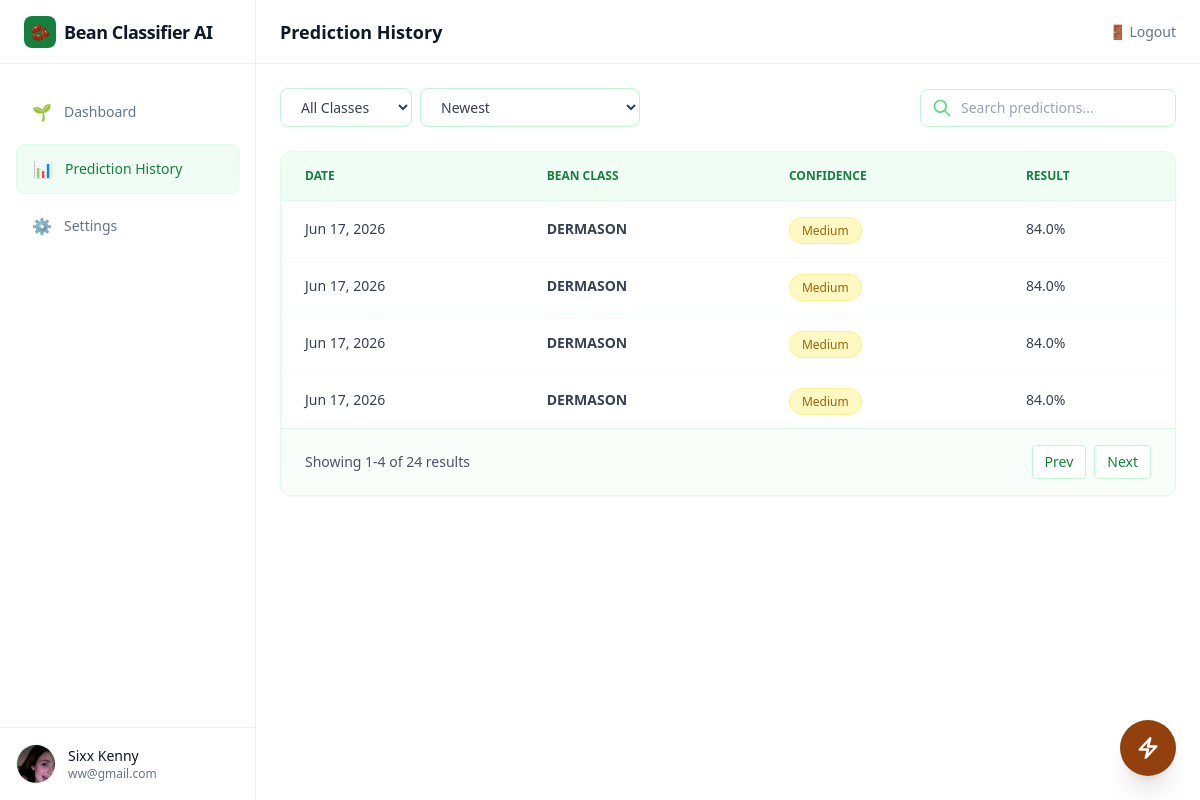
The app's page /history (signed in), older data.
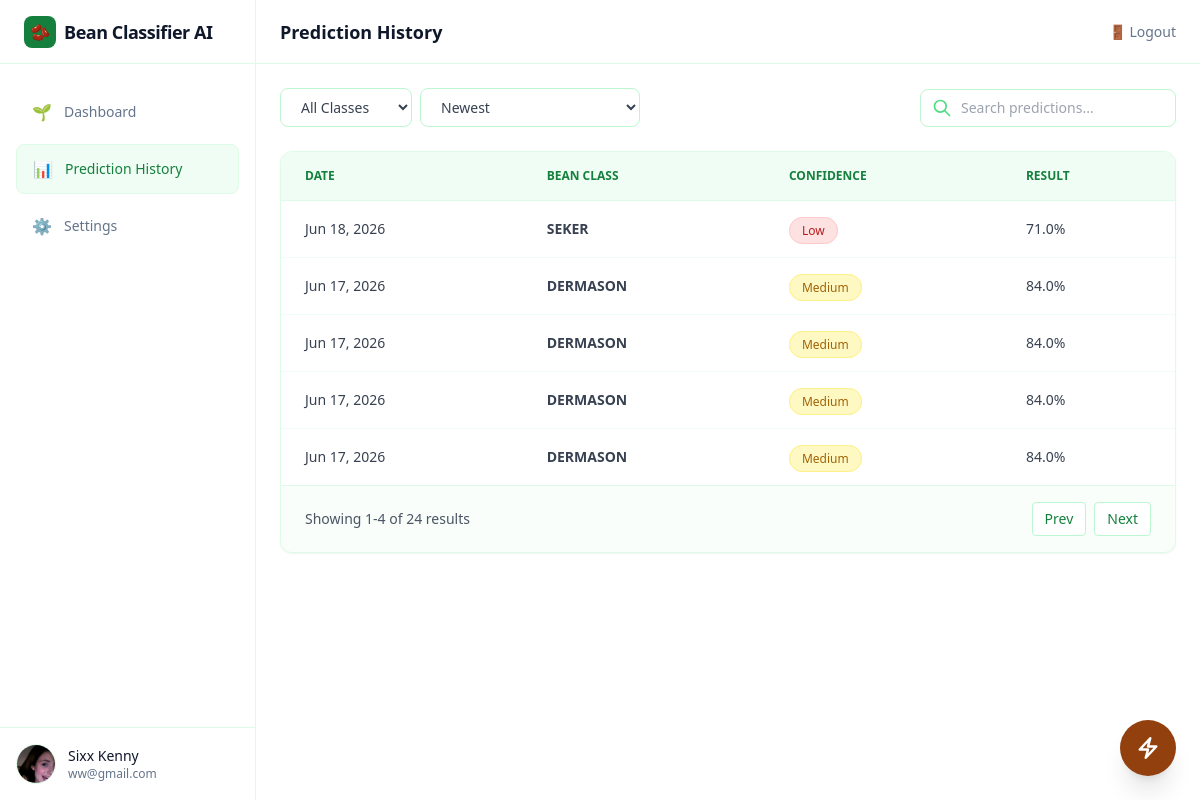
The same page, newer data.
### models/user.py (models this page shows, shortened)
class User(db.Model):
    id = db.Column(
        db.Integer,
        primary_key=True
    )
    name = db.Column(
        db.String(100),
        nullable=False
    )
    username = db.Column(
        db.String(25),
        unique=True,
        nullable=False
    )
    email = db.Column(
        db.String(120),
        unique=True,
        nullable=False
    )
    password_hash = db.Column(
        db.String(255),
        nullable=False
    )
    avatar = db.Column(
        db.String(255),
        nullable=True
    )

### models/prediction.py (models this page shows)
class Prediction(db.Model):
    id = db.Column(
        db.Integer,
        primary_key=True
    )
    user_id = db.Column(
        db.Integer,
        db.ForeignKey("user.id"),
        nullable=True
    )
    prediction = db.Column(
        db.String(50)
    )
    confidence = db.Column(
        db.Float
    )
    input_data = db.Column(
        db.Text
    )
    created_at = db.Column(
        db.DateTime,
        default=datetime.utcnow
    )

### routes/main.py (the view)
@main.route("/history")
def history():
    if session.get("guest"):
        return redirect(url_for("main.dashboard"))
    if "username" not in session:
        return redirect(url_for("auth.login_page"))
    user = User.query.filter_by(
        username=session["username"]
    ).first()
    predictions = Prediction.query.filter_by(
        user_id=user.id
    ).order_by(
        Prediction.created_at.desc()
    ).all()
    return render_template(
        "main/history.html",
        user=user,
        predictions=predictions
    )

### app.py (called while the page is built)
@app.after_request
def add_header(response):
    response.headers["Cache-Control"] = "no-store, no-cache, must-revalidate, max-age=0"
    response.headers["Pragma"] = "no-cache"
    response.headers["Expires"] = "0"
    return response

### templates/main/history.html (shortened to what this page needs)
{% extends "main/base.html" %}
{% block page_title %}
Prediction History
{% endblock %}
{% block content %}
<main>
    <div class="p-6 space-y-6">
        <div class="flex flex-col sm:flex-row gap-4 justify-between items-start sm:items-center">
            <div class="flex gap-2 flex-wrap">
                <select id="classFilter"
                    onchange="filterTable()"
                    class="px-4 py-2 bg-white border border-green-200 rounded-lg text-sm text-gray-700 focus:outline-none focus:ring-2 focus:ring-green-500">
                    <option value="ALL">All Classes</option>
                </select>
                <select id="sortFilter"
                    onchange="filterTable()"
                    class="px-4 py-2 bg-white border border-green-200 rounded-lg text-sm text-gray-700 focus:outline-none focus:ring-2 focus:ring-green-500">
                    <option value="newest">Newest</option>
                </select>
            </div>
            <div class="relative">
                <svg xmlns="http://www.w3.org/2000/svg"
                     class="h-5 w-5 text-green-400 absolute left-3 top-1/2 -translate-y-1/2"
                     fill="none" viewBox="0 0 24 24" stroke="currentColor">
                    <path stroke-linecap="round" stroke-linejoin="round" stroke-width="2"
                          d="M21 21l-6-6m2-5a7 7 0 11-14 0 7 7 0 0114 0z" />
                </svg>
                <input id="searchInput" type="text" placeholder="Search predictions..."
                    class="pl-10 pr-4 py-2 bg-white border border-green-200 rounded-lg text-gray-700 placeholder-gray-400 focus:outline-none focus:ring-2 focus:ring-green-500 text-sm w-full sm:w-64">
            </div>
        </div>
        <div class="bg-white rounded-xl border border-green-100 shadow-sm overflow-hidden">
            <div class="overflow-x-auto">
                <table class="w-full">
                    <thead class="bg-green-50">
                        <tr class="border-b border-green-100">
                            <th class="text-left text-xs font-semibold text-green-700 uppercase px-6 py-4">
                                Date
                            </th>
                            <th class="text-left text-xs font-semibold text-green-700 uppercase px-6 py-4">
                                Bean Class
                            </th>
                            <th class="text-left text-xs font-semibold text-green-700 uppercase px-6 py-4">
                                Confidence
                            </th>
                            <th class="text-left text-xs font-semibold text-green-700 uppercase px-6 py-4">
                                Result
                            </th>
                        </tr>
                    </thead>
                    <tbody class="divide-y divide-green-50">
                        {% for p in predictions %}
                        <tr
                            class="hover:bg-green-50 transition"
                            data-class="{{ p.prediction }}"
                            data-confidence="{{ p.confidence }}"
                            data-date="{{ p.created_at.timestamp() }}">
                            <td class="px-6 py-4 text-sm text-gray-700">
                                {{ p.created_at.strftime('%b %d, %Y') }}
                            </td>
                            <td class="px-6 py-4 text-sm text-gray-700 font-semibold">
                                {{ p.prediction }}
                            </td>
                            <td class="px-6 py-4">
                                {% if p.confidence >= 90 %}
                                    <span class="px-3 py-1 text-xs rounded-full bg-green-100 text-green-700 border border-green-200">
                                        High
                                    </span>
                                {% elif p.confidence >= 75 %}
                                    <span class="px-3 py-1 text-xs rounded-full bg-yellow-100 text-yellow-700 border border-yellow-200">
                                        Medium
                                    </span>
                                {% else %}
                                    <span class="px-3 py-1 text-xs rounded-full bg-red-100 text-red-700 border border-red-200">
                                        Low
                                    </span>
                                {% endif %}
                            </td>
                            <td class="px-6 py-4 text-sm text-gray-700">
                                {{ p.confidence }}%
                            </td>
                        </tr>
                        {% else %}
                        <tr>
                            <td colspan="4" class="px-6 py-10 text-center text-sm text-gray-500">
                                No predictions found yet.
                            </td>
                        </tr>
                        {% endfor %}
                    </tbody>
                </table>
            </div>
            <div class="flex items-center justify-between px-6 py-4 border-t border-green-100 bg-green-50/40">
                <p class="text-sm text-gray-600">
                    Showing 1-4 of 24 results
                </p>
                <div class="flex gap-2">
                    <button class="px-3 py-1.5 text-sm text-green-700 bg-white border border-green-200 rounded hover:bg-green-50">
                        Prev
                    </button>
                    <button class="px-3 py-1.5 text-sm text-green-700 bg-white border border-green-200 rounded hover:bg-green-50">
                        Next
                    </button>
                </div>
            </div>
        </div>
    </div>
</main>
{% endblock %}

### templates/main/base.html (shortened to what this page needs)
<!DOCTYPE html>
<html lang="en">
<head>
    <script src="https://cdn.tailwindcss.com"></script>
    <link rel="stylesheet" href="{{ url_for('static', filename='css/components/scrollbar.css') }}">
    <link rel="stylesheet" href="{{ url_for('static', filename='css/components/fonts.css') }}">
</head>
<body class="bg-white text-slate-700 antialiased selection:bg-green-500 selection:text-white">
    <aside class="fixed left-0 top-0 h-full w-64 bg-white border-r border-green-100 hidden lg:flex flex-col z-40">
        <a href="javascript:location.reload()" class="h-16 flex items-center px-6 border-b border-green-100 hover:bg-green-50 transition">
            <div class="flex items-center gap-2">
                <div class="h-8 w-8 bg-green-700 rounded-lg flex items-center justify-center text-white font-bold">
                    🫘
                </div>
                <span class="text-slate-900 font-bold text-lg tracking-tight">
                    Bean Classifier AI
                </span>
            </div>
        </a>
        {% set active_class = "flex items-center gap-3 px-4 py-3 bg-green-50 text-green-700 rounded-lg border border-green-100" %}
        {% set inactive_class = "flex items-center gap-3 px-4 py-3 text-slate-500 hover:text-green-700 hover:bg-green-50 rounded-lg transition" %}
        <nav class="flex-1 px-4 py-6 space-y-2">
            <a href="{{ url_for('main.dashboard') }}"
               class="{{ active_class if request.endpoint == 'main.dashboard' else inactive_class }}">
                🌱
                <span class="text-sm font-medium">Dashboard</span>
            </a>
            {% if not session.get("guest") %}
            <a href="{{ url_for('main.history') }}"
               class="{{ active_class if request.endpoint == 'main.history' else inactive_class }}">
                📊
                <span class="text-sm font-medium">Prediction History</span>
            </a>
            <a href="{{ url_for('main.settings') }}"
               class="{{ active_class if request.endpoint == 'main.settings' else inactive_class }}">
                ⚙️
                <span class="text-sm font-medium">Settings</span>
            </a>
            {% endif %}
        </nav>
        <a href="{{ url_for('main.settings') }}"
           class="block p-4 border-t border-green-100 hover:bg-green-50 transition">
            <div class="flex items-center gap-3">
                {% if session.get("guest") %}
                    <div class="h-10 w-10 rounded-full bg-green-100 flex items-center justify-center">
                        <span class="text-green-700 font-semibold text-sm">
                            GU
                        </span>
                    </div>
                {% elif user.avatar %}
                    <img src="{{ url_for('static', filename='uploads/' + user.avatar) }}"
                        class="h-10 w-10 rounded-full object-cover border border-green-100">
                {% else %}
                    <div class="h-10 w-10 rounded-full bg-green-100 flex items-center justify-center">
                        <span class="text-green-700 font-semibold text-sm">
                            {{ user.name[:2].upper() }}
                        </span>
                    </div>
                {% endif %}
                <div class="flex-1 min-w-0">
                    {% if session.get("guest") %}
                        <p class="text-sm font-medium text-slate-900 truncate">
                            Guest User
                        </p>
                        <p class="text-xs text-slate-500 truncate">
                            Predictions will not be saved
                        </p>
                    {% else %}
                        <p class="text-sm font-medium text-slate-900 truncate">
                            {{ user.name }}
                        </p>
                        <p class="text-xs text-slate-500 truncate">
                            {{ user.email }}
                        </p>
                    {% endif %}
                </div>
            </div>
        </a>
    </aside>
    <main class="lg:pl-64 min-h-screen bg-white">
        <header class="h-16 bg-white/80 backdrop-blur border-b border-green-100 flex items-center justify-between px-6 sticky top-0 z-30">
            <h1 class="text-lg font-semibold text-slate-900">
                {% block page_title %}{% endblock %}
            </h1>
            <a href="{{ url_for('auth.logout') }}"
               class="text-sm text-slate-500 hover:text-green-700 transition flex items-center gap-2">
                🚪 Logout
            </a>
        </header>
        {% block content %}
        {% endblock %}
        <div class="fixed bottom-6 right-6 z-50 group flex items-center">
    <button onclick="openPredictionModal()"
        class="w-14 h-14 rounded-full bg-amber-800 text-white shadow-xl
               hover:bg-amber-900 hover:scale-110 active:scale-95
               flex items-center justify-center transition-all duration-300
               animate-pulse hover:animate-none">
        <svg xmlns="http://www.w3.org/2000/svg" fill="none" viewBox="0 0 24 24" stroke-width="2.5" stroke="currentColor" class="w-6 h-6">
            <path stroke-linecap="round" stroke-linejoin="round" d="m3.75 13.5 10.5-11.25L12 10.5h8.25L9.75 21.75 12 13.5H3.75Z" />
        </svg>
    </button>
</div>
    </main>
</body>
</html>

Row changes from the older to the newer data that the page shows:
added Prediction: created_at "Jun 18, 2026", prediction "SEKER", shows "Low", confidence "71.0"
